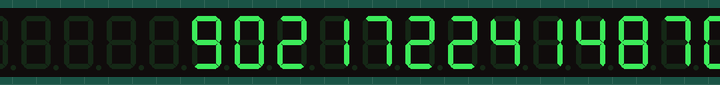
Bench run of a sketch on a simulated Arduino Uno, built with avr-gcc and run on an emulated ATmega328P. Shown: 24-digit seven-segment display. Wiring (inferred from the names in the program): 3 × MAX7219 LED driver: data A0; clock A1; CS A2. Random numbers use the default seed unless the sketch sets one; what the sketch prints to the serial monitor is not drawn.

Above: at 2.85 s.
At 5.05 s:
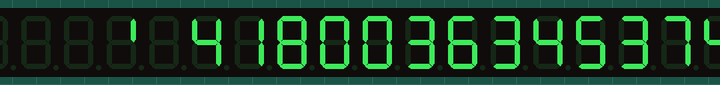
At 12.53 s:
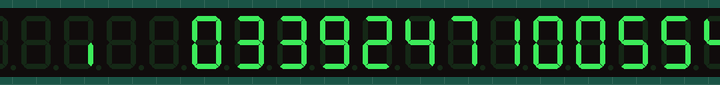
At 16.85 s:
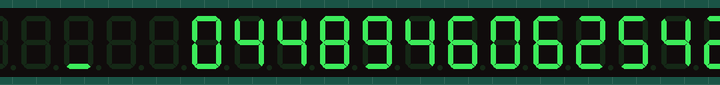
At 22.18 s:
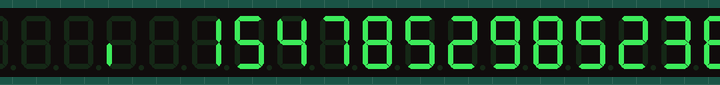
At 38.15 s:
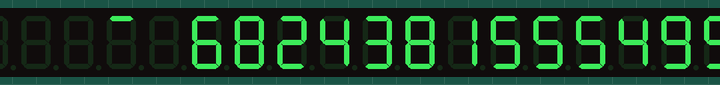

The sketch:

led-test.ino
```cpp
#define DIN_PIN   A0
#define CLK_PIN   A1
#define CS_PIN    A2
#define NUM_DEVICES 3

void sendToAll(uint8_t addr, uint8_t data) {
  digitalWrite(CS_PIN, LOW);
  for (int d = 0; d < NUM_DEVICES; d++) {
    for (int i = 7; i >= 0; i--) {
      digitalWrite(CLK_PIN, LOW);
      digitalWrite(DIN_PIN, (addr >> i) & 1);
      digitalWrite(CLK_PIN, HIGH);
    }
    for (int i = 7; i >= 0; i--) {
      digitalWrite(CLK_PIN, LOW);
      digitalWrite(DIN_PIN, (data >> i) & 1);
      digitalWrite(CLK_PIN, HIGH);
    }
  }
  digitalWrite(CS_PIN, HIGH);
}

void sendToDevice(int device, uint8_t addr, uint8_t data) {
  digitalWrite(CS_PIN, LOW);
  for (int d = NUM_DEVICES - 1; d >= 0; d--) {
    uint8_t a = (d == device) ? addr : 0x00;
    uint8_t dat = (d == device) ? data : 0x00;
    for (int i = 7; i >= 0; i--) {
      digitalWrite(CLK_PIN, LOW);
      digitalWrite(DIN_PIN, (a >> i) & 1);
      digitalWrite(CLK_PIN, HIGH);
    }
    for (int i = 7; i >= 0; i--) {
      digitalWrite(CLK_PIN, LOW);
      digitalWrite(DIN_PIN, (dat >> i) & 1);
      digitalWrite(CLK_PIN, HIGH);
    }
  }
  digitalWrite(CS_PIN, HIGH);
}

void setup() {
  Serial.begin(115200);
  pinMode(DIN_PIN, OUTPUT);
  pinMode(CLK_PIN, OUTPUT);
  pinMode(CS_PIN, OUTPUT);
  digitalWrite(CS_PIN, HIGH);
  digitalWrite(CLK_PIN, LOW);

  delay(500);

  // Turn off display test first (overrides everything on these HGSEMI clones)
  sendToAll(0x0F, 0x00);
  sendToAll(0x0F, 0x00);
  delay(10);

  // Initialize all ICs
  sendToAll(0x0C, 0x01);  // Normal operation
  sendToAll(0x09, 0x00);  // No decode
  sendToAll(0x0A, 0x08);  // Intensity mid
  sendToAll(0x0B, 0x07);  // Scan all 8 digits

  // Clear all digits on all ICs
  for (int d = 1; d <= 8; d++) sendToAll(d, 0x00);

  Serial.println(F("Init done - all off"));

  delay(2000);
  initCounters();
}

// Segment patterns for digits 0-9
const uint8_t DIGITS[] = {
  0b01111110, // 0
  0b00110000, // 1
  0b01101101, // 2
  0b01111001, // 3
  0b00110011, // 4
  0b01011011, // 5
  0b01011111, // 6
  0b01110000, // 7
  0b01111111, // 8
  0b01111011, // 9
};

// LED chase: DIG0 (6), DIG1 (6), DIG2 (6), DIG3 (8) = 26 LEDs
#define CHASE_LEN 26
int chasePos = CHASE_LEN - 1;
unsigned long lastLed = 0;
bool ledOn = false;
#define LED_INTERVAL 80

// 8 display counters (4 on IC#0, 4 on IC#1)
// Each counter uses 2 digits (tens + ones)
int8_t counter[8];
int8_t direction[8];
unsigned long lastCount[8];
unsigned int countInterval[8];

void showCounter(int idx) {
  uint8_t ic = idx / 4;
  uint8_t baseReg = (idx % 4) * 2 + 1;
  uint8_t tens = abs(counter[idx]) / 10;
  uint8_t ones = abs(counter[idx]) % 10;
  sendToDevice(ic, baseReg, DIGITS[tens]);
  sendToDevice(ic, baseReg + 1, DIGITS[ones]);
}

void loop() {
  unsigned long now = millis();

  // LED chase (non-blocking) - reverse through DIG3, DIG2, DIG1
  if (now - lastLed >= LED_INTERVAL) {
    lastLed = now;

    if (ledOn) {
      uint8_t reg, bit;
      if (chasePos >= 18) { reg = 4; bit = chasePos - 18; }
      else if (chasePos >= 12) { reg = 3; bit = (chasePos - 12) + 1; }
      else if (chasePos >= 6) { reg = 2; bit = (chasePos - 6) + 1; }
      else { reg = 1; bit = chasePos + 1; }
      sendToDevice(2, reg, 0);
      ledOn = false;
      chasePos--;
      if (chasePos < 0) chasePos = CHASE_LEN - 1;
    } else {
      uint8_t reg, bit;
      if (chasePos >= 18) { reg = 4; bit = chasePos - 18; }
      else if (chasePos >= 12) { reg = 3; bit = (chasePos - 12) + 1; }
      else if (chasePos >= 6) { reg = 2; bit = (chasePos - 6) + 1; }
      else { reg = 1; bit = chasePos + 1; }
      sendToDevice(2, reg, (1 << bit));
      ledOn = true;
    }
  }

  // Independent counters
  for (int i = 0; i < 8; i++) {
    if (now - lastCount[i] >= countInterval[i]) {
      lastCount[i] = now;
      counter[i] += direction[i];
      if (counter[i] > 99) counter[i] = 0;
      if (counter[i] < 0) counter[i] = 99;
      showCounter(i);
    }
  }
}

void initCounters() {
  for (int i = 0; i < 8; i++) {
    direction[i] = random(2) ? 1 : -1;
    counter[i] = random(100);
    countInterval[i] = random(100, 800);
    lastCount[i] = millis();
    showCounter(i);
  }
}
```
